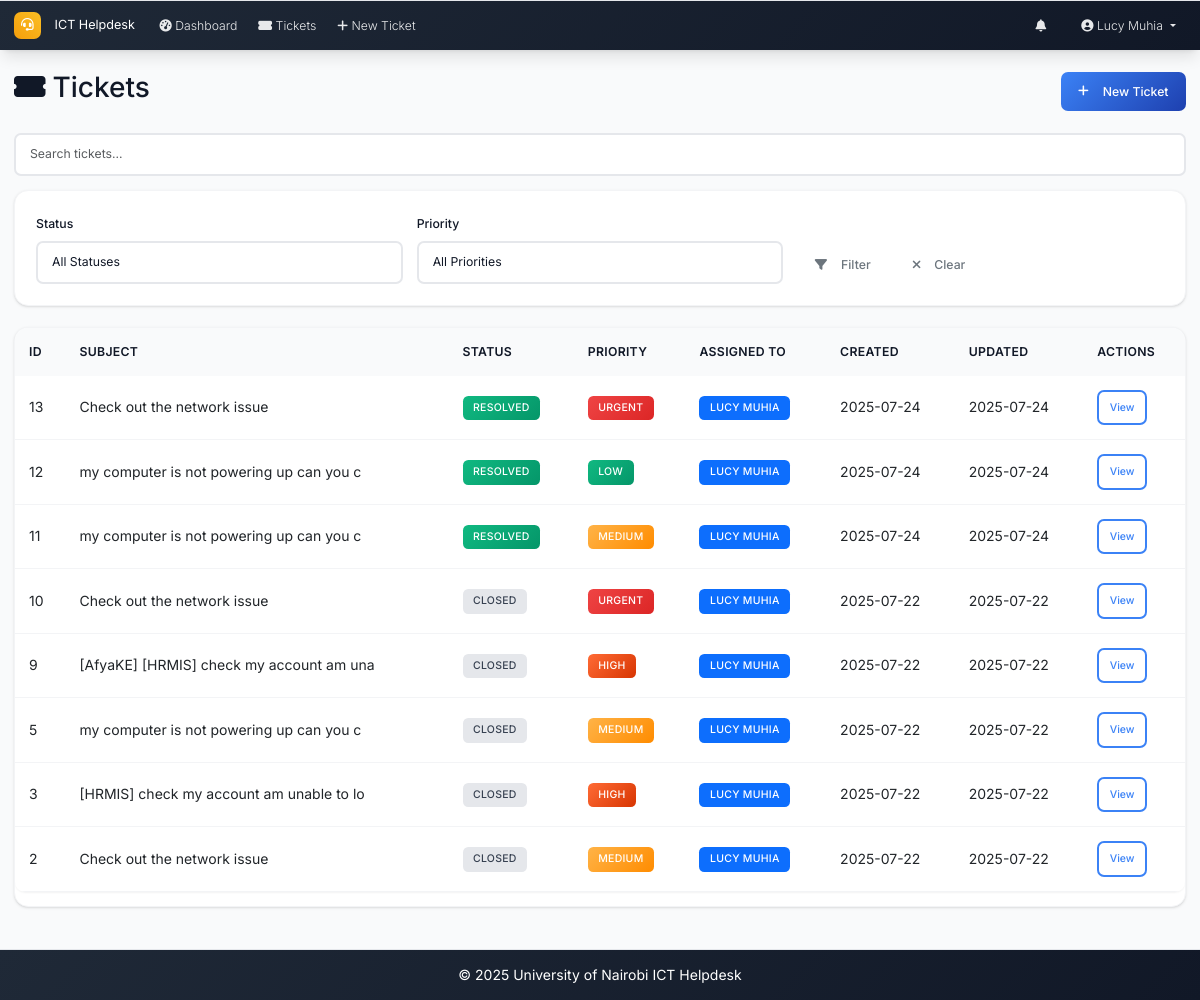
Screenshot of /tickets (signed in) with the database file from the repository.
### models.py (models this page shows, shortened)
class User(UserMixin, db.Model):
    id = db.Column(db.Integer, primary_key=True)
    username = db.Column(db.String(64), unique=True, nullable=False)
    email = db.Column(db.String(120), unique=True, nullable=False)
    password_hash = db.Column(db.String(256), nullable=False)
    full_name = db.Column(db.String(100), nullable=False)
    role = db.Column(db.String(20), nullable=False, default='user')  # admin, intern, user
    created_at = db.Column(db.DateTime, default=datetime.utcnow)
    is_active = db.Column(db.Boolean, default=True)
    is_verified = db.Column(db.Boolean, default=False)
    verification_token = db.Column(db.String(128), nullable=True)
    tickets_created = db.relationship('Ticket', foreign_keys='Ticket.created_by_id', backref='creator', lazy='dynamic')
    assigned_tickets = db.relationship('Ticket', secondary='ticket_assignees', back_populates='assignees', lazy='selectin')
    comments = db.relationship('Comment', backref='author', lazy='dynamic')

class Ticket(db.Model):
    id = db.Column(db.Integer, primary_key=True)
    location = db.Column(db.String(200), nullable=False)
    description = db.Column(Text, nullable=False)
    status = db.Column(db.String(20), nullable=False, default='open')  # open, in_progress, resolved, closed
    priority = db.Column(db.String(20), nullable=False, default='medium')  # low, medium, high, urgent
    created_at = db.Column(db.DateTime, default=datetime.utcnow)
    updated_at = db.Column(db.DateTime, default=datetime.utcnow, onupdate=datetime.utcnow)
    closed_at = db.Column(db.DateTime)
    closed_by_id = db.Column(db.Integer, db.ForeignKey('user.id'), nullable=True)
    due_date = db.Column(db.DateTime, nullable=True)
    created_by_id = db.Column(db.Integer, db.ForeignKey('user.id'), nullable=True)
    category_id = db.Column(db.Integer, db.ForeignKey('category.id'))
    comments = db.relationship('Comment', backref='ticket', lazy='dynamic', cascade='all, delete-orphan')
    attachments = db.relationship('Attachment', backref='ticket', lazy='dynamic', cascade='all, delete-orphan')
    assignees = db.relationship('User', secondary=ticket_assignees, back_populates='assigned_tickets', lazy='selectin')
    closed_by = db.relationship('User', foreign_keys=[closed_by_id], backref='closed_tickets')

### routes.py (the view)
@app.route('/tickets')
@login_required
def tickets_list():
    page = request.args.get('page', 1, type=int)
    status_filter = request.args.get('status', '')
    priority_filter = request.args.get('priority', '')
    query = Ticket.query
    if current_user.role == 'user':
        query = query.filter_by(created_by_id=current_user.id)
    elif current_user.role == 'intern':
        if status_filter == 'assigned':
            query = query.filter(Ticket.assignees.any(id=current_user.id))
            status_filter = ''  # Clear status filter since we're showing all assigned tickets
        else:
            query = query.filter(Ticket.assignees.any(id=current_user.id))
    if status_filter:
        query = query.filter_by(status=status_filter)
    if priority_filter:
        query = query.filter_by(priority=priority_filter)
    tickets = query.order_by(desc(Ticket.created_at)).paginate(
        page=page, per_page=10, error_out=False
    )
    return render_template('tickets_list.html', tickets=tickets, status_filter=status_filter, priority_filter=priority_filter)

### app.py (called while the page is built)
@login_manager.user_loader
def load_user(user_id):
    from models import User
    return User.query.get(int(user_id))

@app.context_processor
def inject_now():
    return {'now': datetime.utcnow}

### routes.py (called while the page is built)
@app.context_processor
def inject_datetime():
    return dict(datetime=datetime)

### templates/tickets_list.html (shortened to what this page needs)
{% extends "base.html" %}
{% block content %}
<div class="d-flex justify-content-between align-items-center mb-4">
    <h2><i class="fas fa-ticket-alt me-2"></i>Tickets</h2>
    <a href="{{ url_for('new_ticket') }}" class="btn btn-primary">
        <i class="fas fa-plus me-2"></i>New Ticket
    </a>
</div>
<div class="mb-3">
    <input type="text" id="ticket-search" class="form-control" placeholder="Search tickets...">
</div>
<div class="card mb-4">
    <div class="card-body">
        <form method="GET" class="row g-3">
            <div class="col-md-4">
                <label class="form-label">Status</label>
                <select name="status" class="form-control">
                    <option value="">All Statuses</option>
                </select>
            </div>
            <div class="col-md-4">
                <label class="form-label">Priority</label>
                <select name="priority" class="form-control">
                    <option value="">All Priorities</option>
                </select>
            </div>
            <div class="col-md-4 d-flex align-items-end">
                <button type="submit" class="btn btn-outline-secondary me-2">
                    <i class="fas fa-filter me-2"></i>Filter
                </button>
                <a href="{{ url_for('tickets_list') }}" class="btn btn-outline-secondary">
                    <i class="fas fa-times me-2"></i>Clear
                </a>
            </div>
        </form>
    </div>
</div>
<div class="card">
    <div class="table-responsive">
        <table class="table" id="tickets-table">
            <thead>
                <tr>
                    <th>ID</th>
                    <th>Subject</th>
                    <th>Status</th>
                    <th>Priority</th>
                    <th>Assigned To</th>
                    <th>Created</th>
                    <th>Updated</th>
                    <th>Actions</th>
                </tr>
            </thead>
            <tbody>
                {% for ticket in tickets.items %}
                <tr>
                    <td>{{ ticket.id }}</td>
                    <td>{{ ticket.title or ticket.description[:40] }}</td>
                    <td><span class="badge badge-status-{{ ticket.status|replace(' ', '_') }}">{{ ticket.status.title() }}</span></td>
                    <td><span class="badge priority-{{ ticket.priority }}">{{ ticket.priority.title() }}</span></td>
                    <td>
                        {% if ticket.assignees|length > 0 %}
                            {% for user in ticket.assignees %}
                                <span class="badge bg-primary">{{ user.full_name }}</span>{% if not loop.last %} {% endif %}
                            {% endfor %}
                        {% else %}
                            <span class="text-muted">Unassigned</span>
                        {% endif %}
                    </td>
                    <td>{{ ticket.created_at.strftime('%Y-%m-%d') }}</td>
                    <td>{{ ticket.updated_at.strftime('%Y-%m-%d') }}</td>
                    <td>
                        <a href="{{ url_for('ticket_detail', id=ticket.id) }}" class="btn btn-sm btn-outline-primary">View</a>
                    </td>
                </tr>
                {% endfor %}
            </tbody>
        </table>
    </div>
</div>
{% endblock %}

### templates/base.html (shortened to what this page needs)
<!DOCTYPE html>
<html lang="en">
<head>
    <link href="https://cdn.jsdelivr.net/npm/bootstrap@5.3.0/dist/css/bootstrap.min.css" rel="stylesheet">
    <link href="https://cdnjs.cloudflare.com/ajax/libs/font-awesome/6.0.0/css/all.min.css" rel="stylesheet">
    <link href="{{ url_for('static', filename='css/custom.css') }}" rel="stylesheet">
</head>
<body>
    <nav class="navbar navbar-expand-lg navbar-dark footer-sky">
        <div class="container-fluid px-3">
            <a class="navbar-brand" href="{{ url_for('index') }}">
                <i class="fas fa-headset me-2"></i>ICT Helpdesk
            </a>
            <div class="collapse navbar-collapse" id="navbarNav">
                <ul class="navbar-nav me-auto mb-2 mb-lg-0">
                    {% if current_user.is_authenticated %}
                    <li class="nav-item">
                        <a class="nav-link" href="{{ url_for('dashboard') }}">
                            <i class="fas fa-tachometer-alt me-1"></i>Dashboard
                        </a>
                    </li>
                    <li class="nav-item">
                        <a class="nav-link" href="{{ url_for('tickets_list') }}">
                            <i class="fas fa-ticket-alt me-1"></i>Tickets
                        </a>
                    </li>
                    <li class="nav-item">
                        <a class="nav-link" href="{{ url_for('new_ticket') }}">
                            <i class="fas fa-plus me-1"></i>New Ticket
                        </a>
                    </li>
                    {% endif %}
                </ul>
                <ul class="navbar-nav ms-auto mb-2 mb-lg-0">
                    {% if current_user.is_authenticated %}
                    <li class="nav-item dropdown me-3">
                        <a class="nav-link position-relative" href="#" id="notificationsDropdown" role="button"
                           data-bs-toggle="dropdown" aria-expanded="false">
                            <i class="fas fa-bell"></i>
                        </a>
                    </li>
                    <li class="nav-item dropdown">
                        <a class="nav-link dropdown-toggle" href="#" id="navbarDropdown" role="button" data-bs-toggle="dropdown" aria-expanded="false">
                            <i class="fas fa-user-circle me-1"></i>{{ current_user.full_name }}
                        </a>
                    </li>
                    {% endif %}
                </ul>
            </div>
        </div>
    </nav>
    <main class="container-fluid my-4 px-3">
        {% block content %}{% endblock %}
    </main>
    <footer class="footer-sky py-3 mt-5">
        <div class="container text-center">
            <span>&copy; {{ datetime.utcnow().year }} University of Nairobi ICT Helpdesk</span>
        </div>
    </footer>
</body>
</html>

### rows the page displays
User: full_name "Lucy Muhia", full_name "LUCY MUHIA"
Ticket: id "13", description "Check out the network issue", status "RESOLVED", priority "URGENT", created_at "2025-07-24", updated_at "2025-07-24"
Ticket: id "12", description "my computer is not powering up can you c", status "RESOLVED", priority "LOW", created_at "2025-07-24", updated_at "2025-07-24"
Ticket: id "11", description "my computer is not powering up can you c", status "RESOLVED", priority "MEDIUM", created_at "2025-07-24", updated_at "2025-07-24"
Ticket: id "10", description "Check out the network issue", status "CLOSED", priority "URGENT", created_at "2025-07-22", updated_at "2025-07-22"
Ticket: id "9", description "[AfyaKE] [HRMIS] check my account am una", status "CLOSED", priority "HIGH", created_at "2025-07-22", updated_at "2025-07-22"
Ticket: id "5", description "my computer is not powering up can you c", status "CLOSED", priority "MEDIUM", created_at "2025-07-22", updated_at "2025-07-22"
Ticket: id "3", description "[HRMIS] check my account am unable to lo", status "CLOSED", priority "HIGH", created_at "2025-07-22", updated_at "2025-07-22"
Ticket: id "2", description "Check out the network issue", status "CLOSED", priority "MEDIUM", created_at "2025-07-22", updated_at "2025-07-22"
